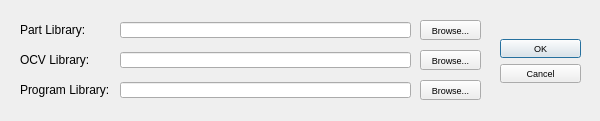
<?xml version="1.0" encoding="UTF-8"?>
<ui version="4.0">
 <class>Dialog</class>
 <widget class="QDialog" name="Dialog">
  <property name="geometry">
   <rect>
    <x>0</x>
    <y>0</y>
    <width>600</width>
    <height>121</height>
   </rect>
  </property>
  <property name="font">
   <font>
    <pointsize>7</pointsize>
   </font>
  </property>
  <property name="windowTitle">
   <string>Dialog</string>
  </property>
  <widget class="QDialogButtonBox" name="buttonBox">
   <property name="geometry">
    <rect>
     <x>500</x>
     <y>0</y>
     <width>81</width>
     <height>121</height>
    </rect>
   </property>
   <property name="orientation">
    <enum>Qt::Vertical</enum>
   </property>
   <property name="standardButtons">
    <set>QDialogButtonBox::Cancel|QDialogButtonBox::Ok</set>
   </property>
   <property name="centerButtons">
    <bool>true</bool>
   </property>
  </widget>
  <widget class="QLabel" name="label">
   <property name="geometry">
    <rect>
     <x>20</x>
     <y>22</y>
     <width>71</width>
     <height>16</height>
    </rect>
   </property>
   <property name="font">
    <font>
     <pointsize>9</pointsize>
    </font>
   </property>
   <property name="text">
    <string>Part Library:</string>
   </property>
  </widget>
  <widget class="QLabel" name="label_2">
   <property name="geometry">
    <rect>
     <x>20</x>
     <y>52</y>
     <width>71</width>
     <height>16</height>
    </rect>
   </property>
   <property name="font">
    <font>
     <pointsize>9</pointsize>
    </font>
   </property>
   <property name="text">
    <string>OCV Library:</string>
   </property>
  </widget>
  <widget class="QLabel" name="label_3">
   <property name="geometry">
    <rect>
     <x>20</x>
     <y>82</y>
     <width>91</width>
     <height>16</height>
    </rect>
   </property>
   <property name="font">
    <font>
     <pointsize>9</pointsize>
    </font>
   </property>
   <property name="text">
    <string>Program Library:</string>
   </property>
  </widget>
  <widget class="QLineEdit" name="pgmpath">
   <property name="geometry">
    <rect>
     <x>120</x>
     <y>82</y>
     <width>291</width>
     <height>16</height>
    </rect>
   </property>
   <property name="font">
    <font>
     <pointsize>8</pointsize>
    </font>
   </property>
  </widget>
  <widget class="QLineEdit" name="ocvpath">
   <property name="geometry">
    <rect>
     <x>120</x>
     <y>52</y>
     <width>291</width>
     <height>16</height>
    </rect>
   </property>
   <property name="font">
    <font>
     <pointsize>8</pointsize>
    </font>
   </property>
  </widget>
  <widget class="QLineEdit" name="partpath">
   <property name="geometry">
    <rect>
     <x>120</x>
     <y>22</y>
     <width>291</width>
     <height>16</height>
    </rect>
   </property>
   <property name="font">
    <font>
     <pointsize>8</pointsize>
    </font>
   </property>
  </widget>
  <widget class="QPushButton" name="browsepart">
   <property name="geometry">
    <rect>
     <x>420</x>
     <y>20</y>
     <width>61</width>
     <height>20</height>
    </rect>
   </property>
   <property name="styleSheet">
    <string notr="true">

</string>
   </property>
   <property name="text">
    <string>Browse...</string>
   </property>
  </widget>
  <widget class="QPushButton" name="browseocv">
   <property name="geometry">
    <rect>
     <x>420</x>
     <y>50</y>
     <width>61</width>
     <height>20</height>
    </rect>
   </property>
   <property name="styleSheet">
    <string notr="true"/>
   </property>
   <property name="text">
    <string>Browse...</string>
   </property>
  </widget>
  <widget class="QPushButton" name="browsepgm">
   <property name="geometry">
    <rect>
     <x>420</x>
     <y>80</y>
     <width>61</width>
     <height>20</height>
    </rect>
   </property>
   <property name="styleSheet">
    <string notr="true"/>
   </property>
   <property name="text">
    <string>Browse...</string>
   </property>
  </widget>
 </widget>
 <resources/>
 <connections>
  <connection>
   <sender>buttonBox</sender>
   <signal>accepted()</signal>
   <receiver>Dialog</receiver>
   <slot>accept()</slot>
   <hints>
    <hint type="sourcelabel">
     <x>248</x>
     <y>254</y>
    </hint>
    <hint type="destinationlabel">
     <x>157</x>
     <y>274</y>
    </hint>
   </hints>
  </connection>
  <connection>
   <sender>buttonBox</sender>
   <signal>rejected()</signal>
   <receiver>Dialog</receiver>
   <slot>reject()</slot>
   <hints>
    <hint type="sourcelabel">
     <x>316</x>
     <y>260</y>
    </hint>
    <hint type="destinationlabel">
     <x>286</x>
     <y>274</y>
    </hint>
   </hints>
  </connection>
 </connections>
</ui>
